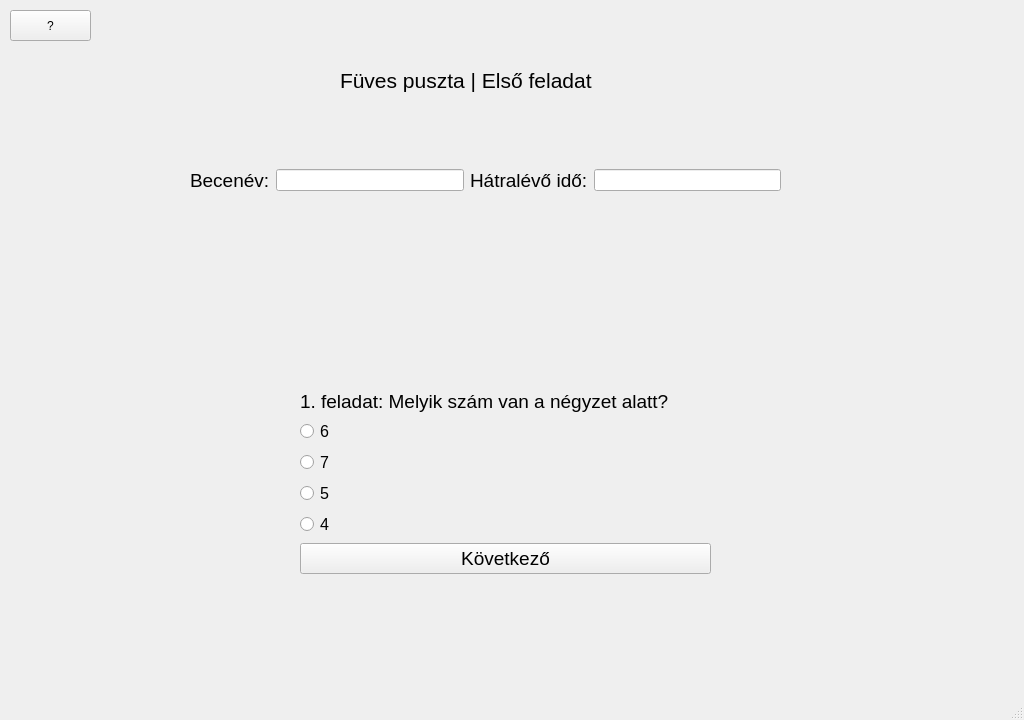
<?xml version="1.0" encoding="UTF-8"?>
<ui version="4.0">
 <class>ques1</class>
 <widget class="QMainWindow" name="ques1">
  <property name="geometry">
   <rect>
    <x>0</x>
    <y>0</y>
    <width>1024</width>
    <height>720</height>
   </rect>
  </property>
  <property name="minimumSize">
   <size>
    <width>1024</width>
    <height>720</height>
   </size>
  </property>
  <property name="maximumSize">
   <size>
    <width>1024</width>
    <height>720</height>
   </size>
  </property>
  <property name="windowTitle">
   <string>Játékos matematikai gyakorlóprogram</string>
  </property>
  <widget class="QWidget" name="centralwidget">
   <widget class="QLabel" name="label">
    <property name="geometry">
     <rect>
      <x>0</x>
      <y>-10</y>
      <width>1024</width>
      <height>720</height>
     </rect>
    </property>
    <property name="minimumSize">
     <size>
      <width>1024</width>
      <height>720</height>
     </size>
    </property>
    <property name="maximumSize">
     <size>
      <width>1024</width>
      <height>720</height>
     </size>
    </property>
    <property name="text">
     <string/>
    </property>
    <property name="pixmap">
     <pixmap>szakdoga hátterek/1096729-video-games-grass-sky-field-pixels-horizon-cloud-grassland-pasture-flock-meadow-plain-prairie-natural-environment-computer-wallpaper-ecosystem.png</pixmap>
    </property>
    <property name="scaledContents">
     <bool>true</bool>
    </property>
   </widget>
   <widget class="QLabel" name="label_4">
    <property name="geometry">
     <rect>
      <x>340</x>
      <y>60</y>
      <width>261</width>
      <height>41</height>
     </rect>
    </property>
    <property name="sizePolicy">
     <sizepolicy hsizetype="Expanding" vsizetype="Preferred">
      <horstretch>0</horstretch>
      <verstretch>0</verstretch>
     </sizepolicy>
    </property>
    <property name="font">
     <font>
      <pointsize>16</pointsize>
     </font>
    </property>
    <property name="text">
     <string>Füves puszta | Első feladat</string>
    </property>
   </widget>
   <widget class="QWidget" name="horizontalLayoutWidget">
    <property name="geometry">
     <rect>
      <x>190</x>
      <y>140</y>
      <width>591</width>
      <height>81</height>
     </rect>
    </property>
    <layout class="QHBoxLayout" name="horizontalLayout">
     <item>
      <widget class="QLabel" name="label_2">
       <property name="font">
        <font>
         <pointsize>14</pointsize>
        </font>
       </property>
       <property name="text">
        <string>Becenév:</string>
       </property>
      </widget>
     </item>
     <item>
      <widget class="QLineEdit" name="T1">
       <property name="sizePolicy">
        <sizepolicy hsizetype="Expanding" vsizetype="Fixed">
         <horstretch>0</horstretch>
         <verstretch>0</verstretch>
        </sizepolicy>
       </property>
      </widget>
     </item>
     <item>
      <widget class="QLabel" name="label_3">
       <property name="font">
        <font>
         <pointsize>14</pointsize>
        </font>
       </property>
       <property name="text">
        <string>Hátralévő idő:</string>
       </property>
      </widget>
     </item>
     <item>
      <widget class="QLineEdit" name="T2">
       <property name="sizePolicy">
        <sizepolicy hsizetype="Expanding" vsizetype="Fixed">
         <horstretch>0</horstretch>
         <verstretch>0</verstretch>
        </sizepolicy>
       </property>
      </widget>
     </item>
    </layout>
   </widget>
   <widget class="QWidget" name="formLayoutWidget">
    <property name="geometry">
     <rect>
      <x>300</x>
      <y>390</y>
      <width>411</width>
      <height>251</height>
     </rect>
    </property>
    <layout class="QFormLayout" name="formLayout">
     <property name="labelAlignment">
      <set>Qt::AlignLeading|Qt::AlignLeft|Qt::AlignTop</set>
     </property>
     <item row="2" column="0">
      <widget class="QRadioButton" name="R1">
       <property name="font">
        <font>
         <pointsize>12</pointsize>
        </font>
       </property>
       <property name="text">
        <string>6</string>
       </property>
      </widget>
     </item>
     <item row="3" column="0">
      <widget class="QRadioButton" name="R2">
       <property name="font">
        <font>
         <pointsize>12</pointsize>
        </font>
       </property>
       <property name="text">
        <string>7</string>
       </property>
      </widget>
     </item>
     <item row="4" column="0">
      <widget class="QRadioButton" name="R3">
       <property name="font">
        <font>
         <pointsize>12</pointsize>
        </font>
       </property>
       <property name="text">
        <string>5</string>
       </property>
      </widget>
     </item>
     <item row="5" column="0">
      <widget class="QRadioButton" name="R4">
       <property name="font">
        <font>
         <pointsize>12</pointsize>
        </font>
       </property>
       <property name="text">
        <string>4</string>
       </property>
      </widget>
     </item>
     <item row="6" column="0" colspan="2">
      <widget class="QPushButton" name="B1">
       <property name="font">
        <font>
         <pointsize>14</pointsize>
        </font>
       </property>
       <property name="text">
        <string>Következő</string>
       </property>
      </widget>
     </item>
     <item row="1" column="0">
      <widget class="QLabel" name="label_5">
       <property name="font">
        <font>
         <pointsize>14</pointsize>
        </font>
       </property>
       <property name="text">
        <string>1. feladat: Melyik szám van a négyzet alatt?</string>
       </property>
      </widget>
     </item>
    </layout>
   </widget>
   <widget class="QPushButton" name="button">
    <property name="geometry">
     <rect>
      <x>10</x>
      <y>10</y>
      <width>81</width>
      <height>31</height>
     </rect>
    </property>
    <property name="text">
     <string>?</string>
    </property>
   </widget>
   <widget class="QLabel" name="label_6">
    <property name="geometry">
     <rect>
      <x>440</x>
      <y>260</y>
      <width>131</width>
      <height>91</height>
     </rect>
    </property>
    <property name="text">
     <string/>
    </property>
    <property name="pixmap">
     <pixmap>szakdoga hátterek/feladat képek/1. feladat képe.png</pixmap>
    </property>
   </widget>
  </widget>
  <widget class="QMenuBar" name="menubar">
   <property name="geometry">
    <rect>
     <x>0</x>
     <y>0</y>
     <width>1024</width>
     <height>21</height>
    </rect>
   </property>
  </widget>
  <widget class="QStatusBar" name="statusbar"/>
 </widget>
 <resources/>
 <connections/>
</ui>
